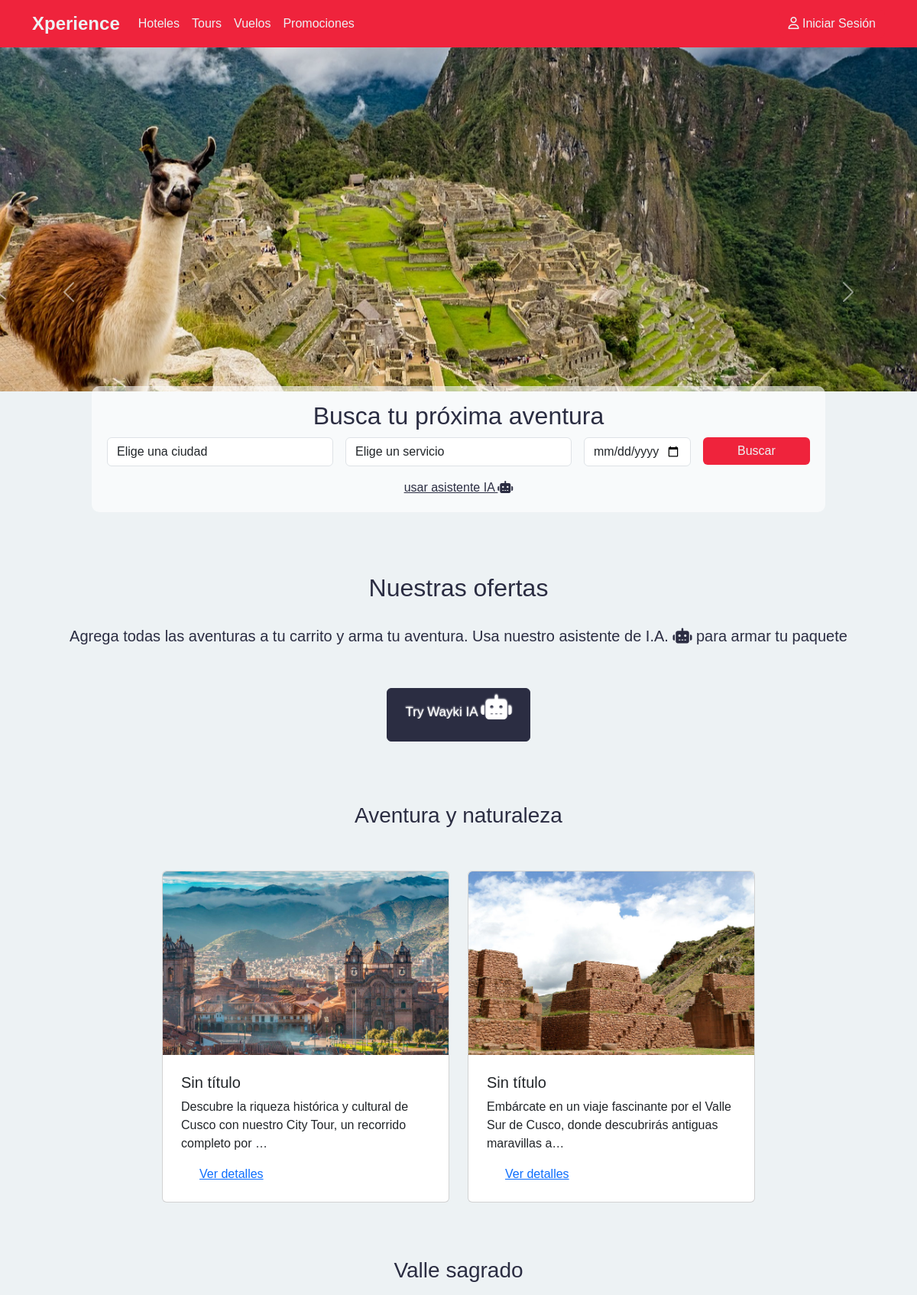
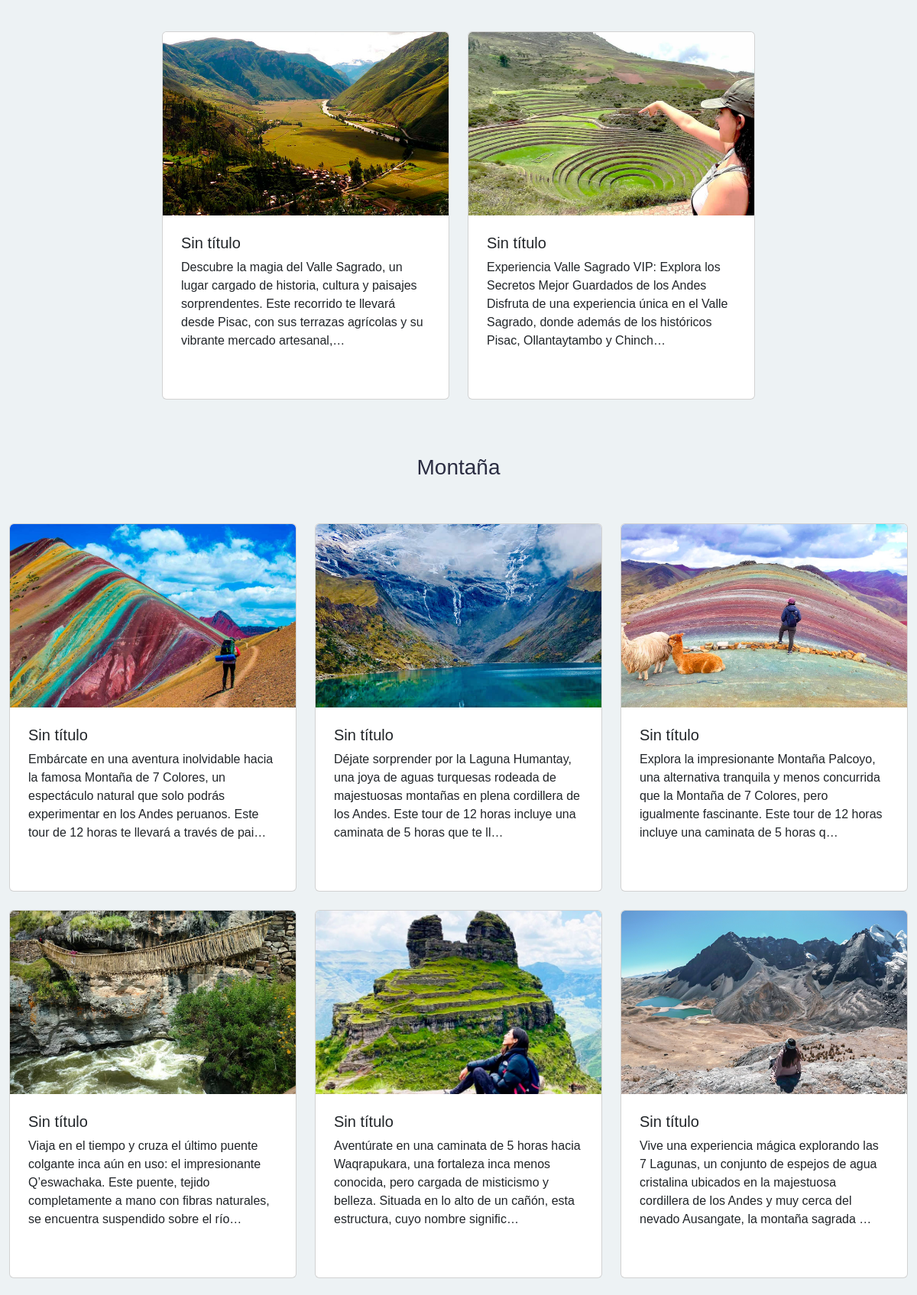
The page / (upper part) on the database its author committed (2 pictures, top to bottom).
### store/models.py (models this page shows, shortened)
class Product(models.Model):
    product_name = models.CharField(max_length=200, unique=True)
    slug = models.SlugField(max_length=200, unique=True)
    title = models.CharField(max_length=100, default="Sin título")
    description = models.TextField(max_length=1000, blank=True)
    price = models.IntegerField()
    images = models.ImageField(upload_to='fotos/productos')
    stock = models.IntegerField()
    is_available = models.BooleanField(default=True)
    category = models.ForeignKey(Category, on_delete=models.CASCADE)
    created_date = models.DateField(auto_created=True)
    modified_date = models.DateField(auto_created=True)
    def get_url(self):
        return reverse('product_detail', args=[self.category.slug, self.slug])

### xperience/views.py (the view)
# urls.py: 2. Add a URL to urlpatterns:  path('', views.home, name='home')
def home(request):
    products = Product.objects.all().filter(is_available=True).order_by('category__id')
    context = {
        'products': products,
    }
    return render(request, 'home.html', context)

### category/context_procesor.py (called while the page is built)
def menu_links(request):
    links = Category.objects.all()
    return dict(links=links)

### templates/home.html (shortened to what this page needs)
{% extends 'base.html' %}
{% load static %}
{% block content %}
<header class="hero">
    <div id="heroCarousel" class="carousel slide" data-bs-ride="carousel">
        <div class="carousel-inner">
            <div class="carousel-item active">
                <img src="{% static 'img/machu_0.jpg' %}" class="d-block w-100" alt="Imagen Machu Picchu 1">
                <div class="carousel-caption d-none d-md-block">
                </div>
            </div>
        </div>
        <button class="carousel-control-prev" type="button" data-bs-target="#heroCarousel" data-bs-slide="prev">
            <span class="carousel-control-prev-icon" aria-hidden="true"></span>
        </button>
        <button class="carousel-control-next" type="button" data-bs-target="#heroCarousel" data-bs-slide="next">
            <span class="carousel-control-next-icon" aria-hidden="true"></span>
        </button>
    </div>
    <div id="search-form">
      <section id="search">
          <h2>Busca tu próxima aventura</h2>
          <form>
              <div class="row g-3">
                  <div class="col-md-4">
                      <select class="form-control" id="city-select">
                          <option disabled selected>Elige una ciudad</option>
                      </select>
                  </div>
                  <div class="col-md-4">
                      <select class="form-control" id="service-select">
                          <option disabled selected>Elige un servicio</option>
                      </select>
                  </div>
                  <div class="col-md-2">
                      <input type="date" class="form-control">
                  </div>
                  <div class="col-md-2">
                      <button type="submit" href="detalle_destino.html" class="btn btn-primary w-100">Buscar</button>
                  </div>
              </div>
          </form>
          <div class = "search_ia">
              <a href="#"><p> usar asistente IA <i class="fa-solid fa-robot bot"></i></p> </a>
          </div>
      </section>
  </div>
  </header>
  <main>
    <section id="offers" class="mt-5 main_0 contenido flex flex-col items-center">
        <h2 class="text-center">Nuestras ofertas</h2>
        <div class="div_text_ofertas text-center">
            <h5 id="texto-ofertas">
                Agrega todas las aventuras a tu carrito y arma tu aventura. Usa nuestro asistente de I.A.
                <i class="fa-solid fa-robot"></i> para armar tu paquete
            </h5>
            <div class="agente mt-4">
                <button class="robot btn bg-blue-500 text-white px-4 py-2 rounded hover:bg-blue-600">
                    <p>Try Wayki IA <i class="fa-solid fa-robot"></i></p>
                </button>
            </div>
        </div>
        <div class="w-full text-center mt-6 mb-6  pb-5 pt-5 ">
            <h3 id="subtitulos" class="text-xl font-semibold">Aventura y naturaleza</h3>
        </div>
        <div class="row d-flex justify-content-center mx-auto">
            {% for product in products %}
                {% if product.category.category_name == 'ciudad' %}
                    <div class="col-md-4 mb-4">
                        <div class="card bg-white shadow-md rounded-lg overflow-hidden max-w-xs">
                            <img src="{{ product.images.url }}" class="card-img-top" alt="Oferta 1">
                            <div class="p-4">
                                <h5 class="text-lg font-semibold">{{ product.title }}</h5>
                                <p class="text-gray-600">{{ product.description|truncatechars:100 }}</p>
                                <a href="{{ product.get_url }}" class="mt-4 inline-block  bg-blue-500 hover:bg-blue-600 px-4 py-2 rounded">
                                    Ver detalles
                                </a>
                            </div>
                        </div>
                    </div>
                {% endif %}
            {% endfor %}
        </div>
        <div class="w-full text-center mt-6 mb-6 pb-5 pt-5">
            <h3 id="subtitulos" class="text-xl font-semibold">Valle sagrado</h3>
        </div>
        <div class="row d-flex justify-content-center mx-auto">
            {% for product in products %}
                {% if product.category.category_name == 'valleSagrado' %}
                    <div class="col-md-4 mb-4">
                        <div class="card bg-white shadow-md rounded-lg overflow-hidden max-w-xs">
                            <img src="{{ product.images.url }}" class="card-img-top" alt="Oferta 1">
                            <div class="p-4">
                                <h5 class="text-lg font-semibold">{{ product.title }}</h5>
                                <p class="text-gray-600">{{ product.description|truncatechars:200 }}</p>
                                <a href="detalle_destino.html" class="mt-4 inline-block text-white bg-blue-500 hover:bg-blue-600 px-4 py-2 rounded">
                                </a>
                            </div>
                        </div>
                    </div>
                {% endif %}
            {% endfor %}
        </div>
  <div class="w-full text-center mt-6 mb-6 pb-5 pt-5">
    <h3 id="subtitulos" class="text-xl font-semibold">Montaña</h3>
</div>
<div class="row d-flex justify-content-center mx-auto">
    {% for product in products %}
        {% if product.category.category_name == 'montaña' %}
            <div class="col-md-4 mb-4">
                <div class="card bg-white shadow-md rounded-lg overflow-hidden max-w-xs">
                    <img src="{{ product.images.url }}" class="card-img-top" alt="Oferta 1">
                    <div class="p-4">
                        <h5 class="text-lg font-semibold">{{ product.title }}</h5>
                        <p class="text-gray-600">{{ product.description|truncatechars:200 }}</p>
                        <a href="detalle_destino.html" class="mt-4 inline-block text-white bg-blue-500 hover:bg-blue-600 px-4 py-2 rounded">
                        </a>
                    </div>
                </div>
            </div>
        {% endif %}
    {% endfor %}
</div>
      </section>
  </main>
{% endblock %}

### xperience/static/css/style_edg_7.css (style rules this page uses)
:root { --rojo1 : #ef233c; --rojo2: #d90429; --blanco: #edf2f4; --gris: #8d99ae; --oscuro: #2b2d42; }
body { font-family: 'Arial', sans-serif; color: var(--oscuro); background-color: var(--blanco); }
.btn-primary { background-color: var(--rojo1); color: var(--blanco); border: none; }
.hero { background-size: cover; background-position: center; color: white; text-align: center; padding: 100px 0; margin-bottom: 2rem; margin-top: 0; padding-top: 0; }
.carousel-item { height: 80vh; }
.hero { position: relative; height: 80vh; }
#search-form { position: absolute; bottom: 5%; left: 50%; transform: translateX(-50%); z-index: 10; background-color: rgba(255, 255, 255, 0.6); padding: 20px; border-radius: 10px; width: 80%; }
#search h2 { text-align: center; }
.carousel-item img { object-fit: cover; height: 100%; width: 100%; }
#search h2 { color: var(--oscuro); }
.search_ia a { margin-top: 0.2rem; color: var(--oscuro); display: inline-block; margin-bottom: -1rem; }
.search_ia a .bot { font-size: 1rem; margin-top: 1rem; display: inline-block; }
.agente { text-align: center; }
.robot { background-color: var(--oscuro); border-radius:28px; border:1px solid var(--oscuro); display:inline-block; cursor:pointer; color: var(--blanco); font-family:Arial; font-size:17px; padding:14px 100px; text-decoration:none; text-shadow:0px -1px 2px; margin-top: 2rem; }
.robot i { font-size: 2rem; }
#texto-ofertas { text-align: center; width: 100%; }
.div_text_ofertas { margin-top: 2rem; margin-bottom: 2rem; }
.card-img-top { object-fit: cover; height: 240px; width: 100%; }
.carousel-item img { width: 100%; height: 200px; object-fit: cover; margin-bottom: 0; }
.carousel-item img { height: 450px; object-fit: cover; }

### rows shown on the page
Product: images (picture), title "Sin título", description "Descubre la riqueza histórica y cultural de Cusco con nuestro City Tour, un recorrido completo por …"
Product: images (picture), title "Sin título", description "Embárcate en un viaje fascinante por el Valle Sur de Cusco, donde descubrirás antiguas maravillas a…"
Product: images (picture), title "Sin título", description "Descubre la magia del Valle Sagrado, un lugar cargado de historia, cultura y paisajes sorprendentes. Este recorrido te llevará desde Pisac, con sus terrazas agrícolas y su vibrante mercado artesanal,…"
Product: images (picture), title "Sin título", description "Experiencia Valle Sagrado VIP: Explora los Secretos Mejor Guardados de los Andes Disfruta de una experiencia única en el Valle Sagrado, donde además de los históricos Pisac, Ollantaytambo y Chinch…"
Product: images (picture), title "Sin título", description "Embárcate en una aventura inolvidable hacia la famosa Montaña de 7 Colores, un espectáculo natural que solo podrás experimentar en los Andes peruanos. Este tour de 12 horas te llevará a través de pai…"
Product: images (picture), title "Sin título", description "Déjate sorprender por la Laguna Humantay, una joya de aguas turquesas rodeada de majestuosas montañas en plena cordillera de los Andes. Este tour de 12 horas incluye una caminata de 5 horas que te ll…"
Product: images (picture), title "Sin título", description "Explora la impresionante Montaña Palcoyo, una alternativa tranquila y menos concurrida que la Montaña de 7 Colores, pero igualmente fascinante. Este tour de 12 horas incluye una caminata de 5 horas q…"
Product: images (picture), title "Sin título", description "Viaja en el tiempo y cruza el último puente colgante inca aún en uso: el impresionante Q’eswachaka. Este puente, tejido completamente a mano con fibras naturales, se encuentra suspendido sobre el río…"
Product: images (picture), title "Sin título", description "Aventúrate en una caminata de 5 horas hacia Waqrapukara, una fortaleza inca menos conocida, pero cargada de misticismo y belleza. Situada en lo alto de un cañón, esta estructura, cuyo nombre signific…"
Product: images (picture), title "Sin título", description "Vive una experiencia mágica explorando las 7 Lagunas, un conjunto de espejos de agua cristalina ubicados en la majestuosa cordillera de los Andes y muy cerca del nevado Ausangate, la montaña sagrada …"
